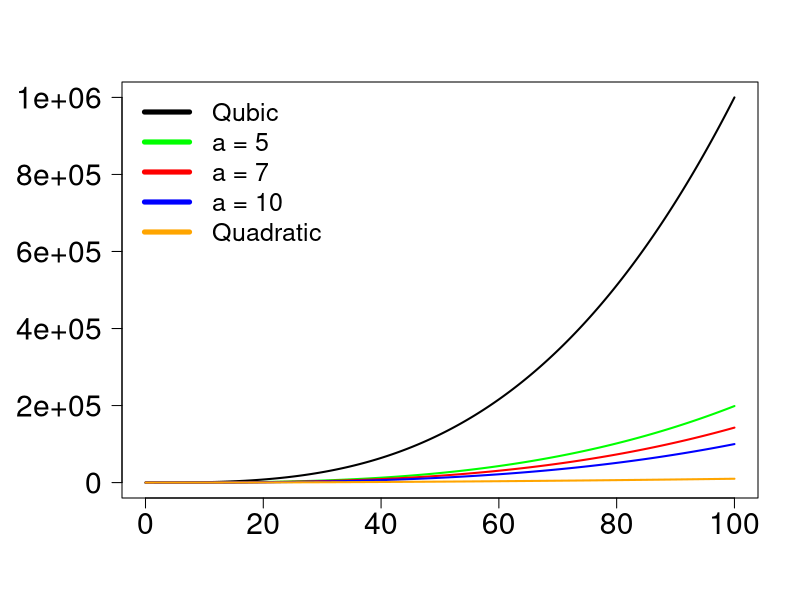

The R source for this figure:
OUTDIR <- "./"

alsmmala_complexity <- function(x, a) {
  (1-exp(-a))*x^3/a+(1-(1-exp(-a)))*x^2
}

x <- seq(0.01, 100, by=0.01)

cols <- c("black", "green", "red", "blue", "orange")

pdf(file=file.path(OUTDIR, "alsmmala_complexity.pdf"), width=10, height=6)

oldpar <- par(no.readonly=TRUE)

par(mar=c(5, 6, 4, 2) + 0.1)

plot(
  x,
  x^3,
  type="l",
  col=cols[1],
  lwd=2,
  xlab="",
  ylab="",
  cex.axis=1.8,
  cex.lab=1.7,
  yaxt="n"
)

axis(
  2,
  at=seq(0, 1e+06, by=2*1e+05),
  labels=seq(0, 1e+06, by=2*1e+05),
  cex.axis=1.8,
  las=1
)

lines(
  x,
  alsmmala_complexity(x, 5),
  col=cols[2],
  lwd=2
)

lines(
  x,
  alsmmala_complexity(x, 7),
  col=cols[3],
  lwd=2
)

lines(
  x,
  alsmmala_complexity(x, 10),
  col=cols[4],
  lwd=2
)

lines(
  x,
  x^2,
  col=cols[5],
  lwd=2
)

legend(
  "topleft",
  c("Qubic", "a = 5", "a = 7", "a = 10", "Quadratic"),
  lty=c(1, 1, 1),
  lwd=c(5, 5, 5),
  col=cols,
  cex=1.5,
  bty="n"
)

par(oldpar)

dev.off()
